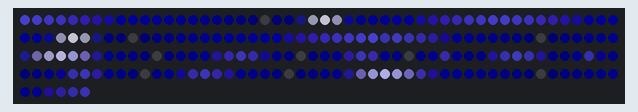
The sketch below on a simulated Arduino Uno, built with avr-gcc and run on an emulated ATmega328P. Parts: 206 RGB LEDs in strip order, left to right, continuing on the next row. Dim RGB values are drawn brighter than linear; random numbers use the default seed unless the sketch sets one.

Above: at 0.18 s.
At 5.19 s:
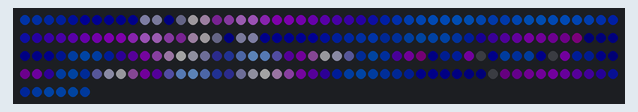
At 10.07 s:
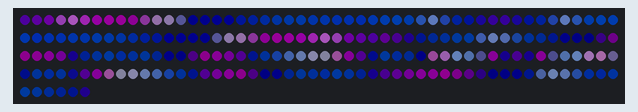
At 19.96 s:
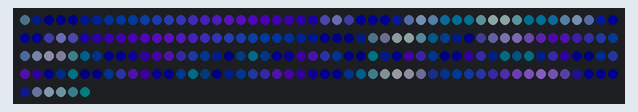
At 29.85 s:
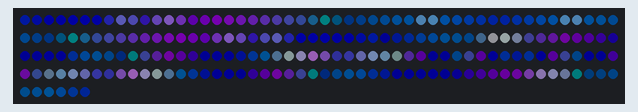
At 39.87 s:
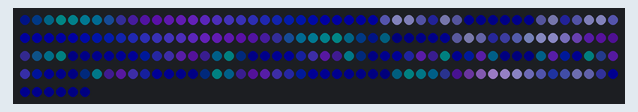

The sketch:

BabyBlue.ino
```cpp
#include <Adafruit_NeoPixel.h>
#include <stdlib.h>
#include <time.h>

#define LED_PIN      4
#define LED_COUNT    206

// Hem:     0 - 79
// Spiral: 80 - 205

Adafruit_NeoPixel strip(LED_COUNT, LED_PIN, NEO_KHZ800 + NEO_GRB);

void setup() {
  strip.begin();
  strip.clear();
  // Serial.begin(9600);
  srand(time(NULL));
}

// float pi = 3.141592653;
int randP = 0;
int randt = 0;
float P = 0;
float et = 0.0;

int randt1 = 0;
int randt2 = 0;
int randt3 = 0;
int randt4 = 0;
int randt5 = 0;
int randt6 = 0;
int randt7 = 0;
float et1 = 0.0;
float et2 = 0.0;
float et3 = 0.0;
float et4 = 0.0;
float et5 = 0.0;
float et6 = 0.0;
float et7 = 0.0;
void loop() {
  // RainbowCycle(et1, 0.15, 17);
  // RainbowCycleSymmetric(et1, 0.15, 17);
  // RainbowCycle_Comet(P, 0.2, et, 5);

  WaterCycle(et1, et2, et3, et4, et5, et6, et7, 0.15, 5);

  randt = randt + ((rand() % 11)-5);
  if (randt > 100) {
    randt = 100;
  } else if (randt < 0) {
    randt = 0;
  }
  randP = randP + ((rand() % 41)-20);
  if (randP > 100) {
    randP = 100;
  } else if (randP < -100) {
    randP = -100;
  }

  P = P-1*(0.1+randP/100.0);
  if (P < 0) {
    P = 100;
  } else if (P > 100) {
    P = 0;
  }
  // P = P+1;
  // if (P > 99) {
  //   P = 0;
  // }

  // et = et+0.014;
  et = et+0.007*(0.7+randt/100.0);
  if (et > 0.99999999) {
    et = 0.0;
  } else if (et < 0.00000001) {
    et = 1.0;
  }

  randt1 = randt1 + ((rand() % 21)-10);
  if (randt1 > 100) {
    randt1 = 100;
  } else if (randt1 < 0) {
    randt1 = 0;
  }
  randt2 = randt2 + ((rand() % 21)-10);
  if (randt2 > 100) {
    randt2 = 100;
  } else if (randt2 < 0) {
    randt2 = 0;
  }
  randt3 = randt3 + ((rand() % 21)-10);
  if (randt3 > 100) {
    randt3 = 100;
  } else if (randt3 < 0) {
    randt3 = 0;
  }
  randt4 = randt4 + ((rand() % 21)-10);
  if (randt4 > 100) {
    randt4 = 100;
  } else if (randt4 < 0) {
    randt4 = 0;
  }
  randt5 = randt5 + ((rand() % 21)-10);
  if (randt5 > 100) {
    randt5 = 100;
  } else if (randt5 < 0) {
    randt5 = 0;
  }
  randt6 = randt6 + ((rand() % 21)-10);
  if (randt6 > 100) {
    randt6 = 100;
  } else if (randt6 < 0) {
    randt6 = 0;
  }
  randt7 = randt7 + ((rand() % 21)-10);
  if (randt7 > 100) {
    randt7 = 100;
  } else if (randt7 < 0) {
    randt7 = 0;
  }

  // et1 = et1+0.013*(1.0+0.0*randt1/100.0);
  et1 = et1+0.005*(0.5+1.0*randt1/100.0);
  if (et1 > 0.99999999) {
    et1 = 0.0;
  } else if (et1 < 0.00000001) {
    et1 = 1.0;
  }
  // et2 = et2+0.007*(0.5+1.0*randt2/100.0);
  et2 = et2+0.007*(0.2+1.0*randt2/100.0);
  if (et2 > 0.99999999) {
    et2 = 0.0;
  } else if (et2 < 0.00000001) {
    et2 = 1.0;
  }
  // et3 = et3-0.013*(0.5+1.0*randt3/100.0);
  et3 = et3+0.007*(0.3+1.7*randt3/100.0);
  if (et3 > 0.99999999) {
    et3 = 0.0;
  } else if (et3 < 0.00000001) {
    et3 = 1.0;
  }
  // et4 = et4-0.013*(0.5+1.0*randt4/100.0);
  et4 = et4-0.013*(0.5+1.0*randt4/100.0);
  if (et4 > 0.99999999) {
    et4 = 0.0;
  } else if (et4 < 0.00000001) {
    et4 = 1.0;
  }
  // et5 = et5-0.013*(0.0+1.0*randt5/100.0);
  et5 = et5+0.007*(0.75+1.0*randt5/100.0);
  if (et5 > 0.99999999) {
    et5 = 0.0;
  } else if (et5 < 0.00000001) {
    et5 = 1.0;
  }
  // et6 = et6-0.013*(0.5+1.0*randt6/100.0);
  et6 = et6+0.011*(0.75+1.0*randt6/100.0);
  if (et6 > 0.99999999) {
    et6 = 0.0;
  } else if (et6 < 0.00000001) {
    et6 = 1.0;
  }
  et7 = et7+0.005*(0.75+1.0*randt7/100.0);
  if (et7 > 0.99999999) {
    et7 = 0.0;
  } else if (et7 < 0.00000001) {
    et7 = 1.0;
  }

  // et1 = 0;
  // et2 = 0;
  // et3 = 0;
  // et4 = 0;
  // et5 = 0;
  // et6 = 0;
  // et7 = 0;
}

//----------Define General Use Functions Below----------

void RainbowCycle(float P, float B, int rgb[3]) {
  // P = Percent [percent through the color cycle]
  // B = Brightness [LED brightness on a scale of 0 to 1]

  float Pregion = 100/6; // percent out of 100 that each local color change region takes
  float Pprime = fmodf(P,Pregion)/Pregion; // amount through the local color change region on a scale of 0 to 1
  float r;
  float g;
  float b;
  if (0<=P & P<Pregion) {
    r = 1.0;
    g = Pprime;
    b = 0.0;
  } else if (Pregion<=P & P<2*Pregion) {
    r = 1.0 - Pprime;
    g = 1.0;
    b = 0.0;
  } else if (2*Pregion<=P & P<3*Pregion) {
    r = 0.0;
    g = 1.0;
    b = Pprime;
  } else if (3*Pregion<=P & P<4*Pregion) {
    r = 0.0;
    g = 1.0 - Pprime;
    b = 1.0;
  } else if (4*Pregion<=P & P<5*Pregion) {
    r = Pprime;
    g = 0.0;
    b = 1.0;
  } else if (5*Pregion<=P & P<6*Pregion) {
    r = 1.0;
    g = 0.0;
    b = 1.0 - Pprime;
  } else {
    r = 1.0;
    g = 0.0;
    b = 0.0;
  }

  rgb[0] = 255 * B * r;
  rgb[1] = 255 * B * g;
  rgb[2] = 255 * B * b;
}

void CometEnvelope(float *intensity, float ep, float et) {
  *intensity = pow(1 - fmodf(ep+et,1.0),2);
}

void TriangleEnvelope(float *intensity, float ep, float et, float slope) {
  *intensity = abs(slope*(0.5 - fmodf(ep+et,1.0))) - (slope/2.0-1);
  if (*intensity < 0) {
    *intensity = 0.0;
  }
}

//----------Define Modes Below----------

void WaterCycle(float etb, float etc1, float etc2, float etm, float etw1, float etw2, float etw3, float B, int wait) {
  int b;
  int c1;
  int c2;
  int m;
  int w1;
  int w2;
  int w3;
  float intensityb = 0.0; // modifier to the pixel brightness (0 to 1)
  float intensityc1 = 0.0;
  float intensityc2 = 0.0;
  float intensitym = 0.0;
  float intensityw1 = 0.0;
  float intensityw2 = 0.0;
  float intensityw3 = 0.0;
  float ts1 = 2.0;
  float ts2 = 5.0;
  float ts3 = 7.0;
  float ts4 = 5.0;
  float ts5 = 23.0;
  float ts6 = 29.0;
  float ts7 = 19.0;

  for(int i=0; i<40; i++) {
    float ep = fmodf(i,1.0*40)/(1.0*40);
    float epw = fmodf(i+15,1.0*40)/(1.0*40);
    TriangleEnvelope(&intensityb,ep,etb,ts1);
    TriangleEnvelope(&intensityc1,ep,etc1,ts2);
    TriangleEnvelope(&intensityc2,ep,etc2,ts3);
    TriangleEnvelope(&intensitym,ep,etm,ts4);
    TriangleEnvelope(&intensityw1,epw,etw1,ts5);
    TriangleEnvelope(&intensityw2,epw,etw2,ts6);
    TriangleEnvelope(&intensityw3,epw,etw3,ts7);
    b = 255 * B * intensityb;
    c1 = 133 * B * intensityc1;
    c2 = 100 * B * intensityc2;
    m = 255 * B * intensitym;
    w1 = 255 * B * intensityw1;
    w2 = 255 * B * intensityw2;
    w3 = 255 * B * intensityw3;
    strip.setPixelColor(i, m+w1+w2+w3, c1+c2+w1+w2+w3, b+c1+c2+m+w1+w2+w3);
    strip.setPixelColor(79-i, m+w1+w2+w3, c1+c2+w1+w2+w3, b+c1+c2+m+w1+w2+w3);
    // strip.setPixelColor(i, 0, c1+c2, c1+c2);
    // strip.setPixelColor(79-i, 0, c1+c2, c1+c2);
    // strip.setPixelColor(i, w1+w2+w3, w1+w2+w3, w1+w2+w3);
    // strip.setPixelColor(79-i, w1+w2+w3, w1+w2+w3, w1+w2+w3);
  }

  for(int i=80; i<104; i++) {
    // float ep = fmodf(i-80,104.0-80.0)/(104.0-80.0);
    float ep = fmodf(i+2-80,104.0-80.0)/(104.0-80.0);
    float epw = fmodf(i-80,1.0*(142.0-80.0))/(1.0*(142.0-80.0));
    TriangleEnvelope(&intensityb,ep,etb,ts1);
    TriangleEnvelope(&intensityc1,ep,etc1,ts2);
    TriangleEnvelope(&intensityc2,ep,etc2,ts3);
    TriangleEnvelope(&intensitym,ep,etm,ts4);
    TriangleEnvelope(&intensityw1,epw,etw1,ts5);
    TriangleEnvelope(&intensityw2,epw,etw2,ts6);
    TriangleEnvelope(&intensityw3,epw,etw3,ts7);
    b = 150 * B * intensityb;
    c1 = 80 * B * intensityc1;
    c2 = 60 * B * intensityc2;
    m = 150 * B * intensitym;
    w1 = 255 * B * intensityw1;
    w2 = 255 * B * intensityw2;
    w3 = 255 * B * intensityw3;
    strip.setPixelColor(103-(i-80), m+w1+w2+w3, c1+c2+w1+w2+w3, b+c1+c2+m+w1+w2+w3);
    // strip.setPixelColor(103-(i-80), 0, c1+c2, c1+c2);
    // strip.setPixelColor(103-(i-80), w1+w2+w3, w1+w2+w3, w1+w2+w3);
  }
  for(int i=104; i<119; i++) {
    // float ep = fmodf(i-104,119.0-104.0)/(119.0-104.0);
    float ep = fmodf(i+0.25-104,119.0-104.0)/(119.0-104.0);
    float epw = fmodf(i-57,1.0*(142.0-80.0))/(1.0*(142.0-80.0));
    TriangleEnvelope(&intensityb,ep,etb,ts1);
    TriangleEnvelope(&intensityc1,ep,etc1,ts2);
    TriangleEnvelope(&intensityc2,ep,etc2,ts3);
    TriangleEnvelope(&intensitym,ep,etm,ts4);
    TriangleEnvelope(&intensityw1,epw,etw1,ts5);
    TriangleEnvelope(&intensityw2,epw,etw2,ts6);
    TriangleEnvelope(&intensityw3,epw,etw3,ts7);
    b = 150 * B * intensityb;
    c1 = 80 * B * intensityc1;
    c2 = 60 * B * intensityc2;
    m = 150 * B * intensitym;
    w1 = 255 * B * intensityw1;
    w2 = 255 * B * intensityw2;
    w3 = 255 * B * intensityw3;
    strip.setPixelColor(118-(i-104), m+w1+w2+w3, c1+c2+w1+w2+w3, b+c1+c2+m+w1+w2+w3);
    strip.setPixelColor(165+(i-104), m+w1+w2+w3, c1+c2+w1+w2+w3, b+c1+c2+m+w1+w2+w3);
    // strip.setPixelColor(118-(i-104), 0, c1+c2, c1+c2);
    // strip.setPixelColor(165+(i-104), 0, c1+c2, c1+c2);
    // strip.setPixelColor(118-(i-104), w1+w2+w3, w1+w2+w3, w1+w2+w3);
    // strip.setPixelColor(165+(i-104), w1+w2+w3, w1+w2+w3, w1+w2+w3);
  }
  for(int i=119; i<129; i++) {
    // float ep = fmodf(i-119,129.0-119.0)/(129.0-119.0);
    float ep = fmodf(i+10.2-119,129.0-119.0)/(129.0-119.0);
    float epw = fmodf(i-82,1.0*(142.0-80.0))/(1.0*(142.0-80.0));
    TriangleEnvelope(&intensityb,ep,etb,ts1);
    TriangleEnvelope(&intensityc1,ep,etc1,ts2);
    TriangleEnvelope(&intensityc2,ep,etc2,ts3);
    TriangleEnvelope(&intensitym,ep,etm,ts4);
    TriangleEnvelope(&intensityw1,epw,etw1,ts5);
    TriangleEnvelope(&intensityw2,epw,etw2,ts6);
    TriangleEnvelope(&intensityw3,epw,etw3,ts7);
    b = 150 * B * intensityb;
    c1 = 80 * B * intensityc1;
    c2 = 60 * B * intensityc2;
    m = 150 * B * intensitym;
    w1 = 255 * B * intensityw1;
    w2 = 255 * B * intensityw2;
    w3 = 255 * B * intensityw3;
    strip.setPixelColor(128-(i-119), m+w1+w2+w3, c1+c2+w1+w2+w3, b+c1+c2+m+w1+w2+w3);
    strip.setPixelColor(155+(i-119), m+w1+w2+w3, c1+c2+w1+w2+w3, b+c1+c2+m+w1+w2+w3);
    // strip.setPixelColor(128-(i-119), 0, c1+c2, c1+c2);
    // strip.setPixelColor(155+(i-119), 0, c1+c2, c1+c2);
    // strip.setPixelColor(128-(i-119), w1+w2+w3, w1+w2+w3, w1+w2+w3);
    // strip.setPixelColor(155+(i-119), w1+w2+w3, w1+w2+w3, w1+w2+w3);
  }
  for(int i=129; i<136; i++) {
    // float ep = fmodf(i-129,136.0-129.0)/(136.0-129.0);
    float ep = fmodf(i+7.5-129,136.0-129.0)/(136.0-129.0);
    float epw = fmodf(i-99,1.0*(142.0-80.0))/(1.0*(142.0-80.0));
    TriangleEnvelope(&intensityb,ep,etb,ts1);
    TriangleEnvelope(&intensityc1,ep,etc1,ts2);
    TriangleEnvelope(&intensityc2,ep,etc2,ts3);
    TriangleEnvelope(&intensitym,ep,etm,ts4);
    TriangleEnvelope(&intensityw1,epw,etw1,ts5);
    TriangleEnvelope(&intensityw2,epw,etw2,ts6);
    TriangleEnvelope(&intensityw3,epw,etw3,ts7);
    b = 150 * B * intensityb;
    c1 = 80 * B * intensityc1;
    c2 = 60 * B * intensityc2;
    m = 150 * B * intensitym;
    w1 = 255 * B * intensityw1;
    w2 = 255 * B * intensityw2;
    w3 = 255 * B * intensityw3;
    strip.setPixelColor(135-(i-129), m+w1+w2+w3, c1+c2+w1+w2+w3, b+c1+c2+m+w1+w2+w3);
    // strip.setPixelColor(135-(i-129), 0, c1+c2, c1+c2);
    // strip.setPixelColor(135-(i-129), w1+w2+w3, w1+w2+w3, w1+w2+w3);
  }
  for(int i=136; i<141; i++) {
    // float ep = fmodf(i-136,141.0-136.0)/(141.0-136.0);
    float ep = fmodf(i+4.75-136,141.0-136.0)/(141.0-136.0);
    float epw = fmodf(i-49,1.0*(142.0-80.0))/(1.0*(142.0-80.0));
    TriangleEnvelope(&intensityb,ep,etb,ts1);
    TriangleEnvelope(&intensityc1,ep,etc1,ts2);
    TriangleEnvelope(&intensityc2,ep,etc2,ts3);
    TriangleEnvelope(&intensitym,ep,etm,ts4);
    TriangleEnvelope(&intensityw1,epw,etw1,ts5);
    TriangleEnvelope(&intensityw2,epw,etw2,ts6);
    TriangleEnvelope(&intensityw3,epw,etw3,ts7);
    b = 150 * B * intensityb;
    c1 = 80 * B * intensityc1;
    c2 = 60 * B * intensityc2;
    m = 150 * B * intensitym;
    w1 = 255 * B * intensityw1;
    w2 = 255 * B * intensityw2;
    w3 = 255 * B * intensityw3;
    strip.setPixelColor(140-(i-136), m+w1+w2+w3, c1+c2+w1+w2+w3, b+c1+c2+m+w1+w2+w3);
    strip.setPixelColor(142+(i-136), m+w1+w2+w3, c1+c2+w1+w2+w3, b+c1+c2+m+w1+w2+w3);
    // strip.setPixelColor(140-(i-136), 0, c1+c2, c1+c2);
    // strip.setPixelColor(142+(i-136), 0, c1+c2, c1+c2);
    // strip.setPixelColor(140-(i-136), w1+w2+w3, w1+w2+w3, w1+w2+w3);
    // strip.setPixelColor(142+(i-136), w1+w2+w3, w1+w2+w3, w1+w2+w3);
  }
  float ep = 0;
  float epw = 0.393;
  TriangleEnvelope(&intensityb,ep,etb,ts1);
  TriangleEnvelope(&intensityc1,ep,etc1,ts2);
  TriangleEnvelope(&intensityc2,ep,etc2,ts3);
  TriangleEnvelope(&intensitym,ep,etm,ts4);
  TriangleEnvelope(&intensityw1,epw,etw1,ts5);
  TriangleEnvelope(&intensityw2,epw,etw2,ts6);
  TriangleEnvelope(&intensityw3,epw,etw3,ts7);
  b = 150 * B * intensityb;
  c1 = 80 * B * intensityc1;
  c2 = 60 * B * intensityc2;
  m = 150 * B * intensitym;
  w1 = 255 * B * intensityw1;
  w2 = 255 * B * intensityw2;
  w3 = 255 * B * intensityw3;
  strip.setPixelColor(141, m+w1+w2+w3, c1+c2+w1+w2+w3, b+c1+c2+m+w1+w2+w3);
  // strip.setPixelColor(141, 0, c1+c2, c1+c2);
  // strip.setPixelColor(141, w1+w2+w3, w1+w2+w3, w1+w2+w3);

  for(int i=180; i<206; i++) {
    float ep = fmodf(i-180,206.0-180.0)/(206.0-180.0);
    float epw = fmodf(i-180,206.0-142.0)/(206.0-142.0);
    TriangleEnvelope(&intensityb,ep,etb,ts1);
    TriangleEnvelope(&intensityc1,ep,etc1,ts2);
    TriangleEnvelope(&intensityc2,ep,etc2,ts3);
    TriangleEnvelope(&intensitym,ep,etm,ts4);
    TriangleEnvelope(&intensityw1,epw,etw1,ts5);
    TriangleEnvelope(&intensityw2,epw,etw2,ts6);
    TriangleEnvelope(&intensityw3,epw,etw3,ts7);
    b = 150 * B * intensityb;
    c1 = 80 * B * intensityc1;
    c2 = 60 * B * intensityc2;
    m = 150 * B * intensitym;
    w1 = 255 * B * intensityw1;
    w2 = 255 * B * intensityw2;
    w3 = 255 * B * intensityw3;
    strip.setPixelColor(i, m+w1+w2+w3, c1+c2+w1+w2+w3, b+c1+c2+m+w1+w2+w3);
    // strip.setPixelColor(i, 0, c1+c2, c1+c2);
    // strip.setPixelColor(i, w1+w2+w3, w1+w2+w3, w1+w2+w3);
  }
  for(int i=147; i<155; i++) {
    // float ep = fmodf(i-147,155.0-147.0)/(155.0-147.0);
    float ep = fmodf(i+8.5-147,155.0-147.0)/(155.0-147.0);
    float epw = fmodf(i-117,206.0-142.0)/(206.0-142.0);
    TriangleEnvelope(&intensityb,ep,etb,ts1);
    TriangleEnvelope(&intensityc1,ep,etc1,ts2);
    TriangleEnvelope(&intensityc2,ep,etc2,ts3);
    TriangleEnvelope(&intensitym,ep,etm,ts4);
    TriangleEnvelope(&intensityw1,epw,etw1,ts5);
    TriangleEnvelope(&intensityw2,epw,etw2,ts6);
    TriangleEnvelope(&intensityw3,epw,etw3,ts7);
    b = 150 * B * intensityb;
    c1 = 80 * B * intensityc1;
    c2 = 60 * B * intensityc2;
    m = 150 * B * intensitym;
    w1 = 255 * B * intensityw1;
    w2 = 255 * B * intensityw2;
    w3 = 255 * B * intensityw3;
    strip.setPixelColor(i, m+w1+w2+w3, c1+c2+w1+w2+w3, b+c1+c2+m+w1+w2+w3);
    // strip.setPixelColor(i, 0, c1+c2, c1+c2);
    // strip.setPixelColor(i, w1+w2+w3, w1+w2+w3, w1+w2+w3);
  }

  strip.show();
  delay(wait);
}
```
